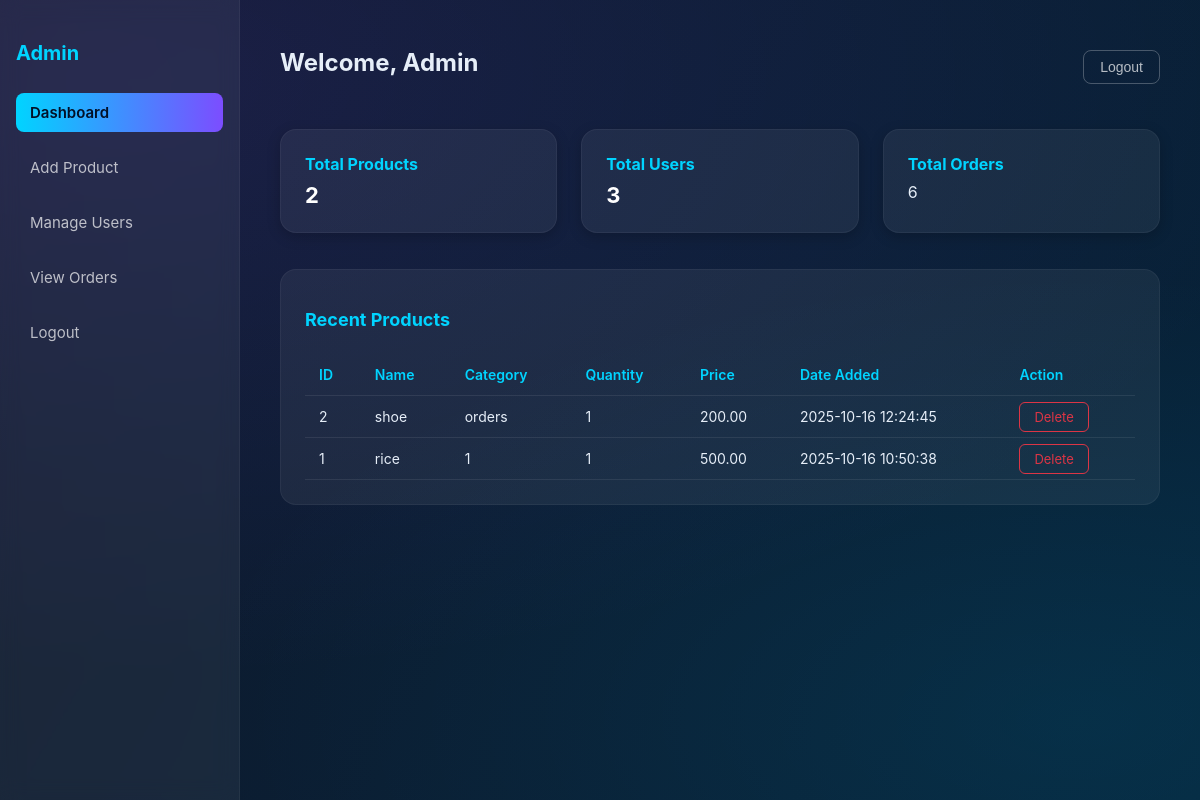
Page /admin_db.php (signed in) on the committed database.
### tables this page shows
CREATE TABLE `products` (
  `id` int(11) NOT NULL,
  `products_name` varchar(255) NOT NULL,
  `category` varchar(100) NOT NULL,
  `quantity` int(11) NOT NULL DEFAULT 0,
  `price` decimal(10,2) NOT NULL DEFAULT 0.00,
  `price_added` timestamp NOT NULL DEFAULT current_timestamp()
);

### admin_db.php (the view, shortened to what this page needs)
<?php
include("config.php");
$sql = "SELECT * FROM products ORDER BY price_added DESC";
$result = $mysql_db->query($sql);
$total_products = $mysql_db->query("SELECT COUNT(*) AS count FROM products")->fetch_assoc()['count'];
$total_users = $mysql_db->query("SELECT COUNT(*) AS count FROM user")->fetch_assoc()['count'];
$total_orders = $mysql_db ->query("SELECT COUNT(*) AS count FROM orders")->fetch_assoc()['count'];
?>
<!DOCTYPE html>
<html lang="en">
<head>
  <link rel="stylesheet" href="user_db.css">
  <link rel="stylesheet" href="admin_db.css">
</head>
<body class="dashboard-body">
  <div class="floaters">
    <div class="floater f1"></div>
    <div class="floater f2"></div>
    <div class="floater f3"></div>
  </div>
  <div class="dashboard">
    <div class="sidebar">
      <h2>Admin</h2>
      <a href="admin_db.php" class="active">Dashboard</a>
      <a href="add_product.php">Add Product</a>
      <a href="manage_users.php">Manage Users</a>
      <a href="view_orders.php">View Orders</a>
      <a href="logout.php">Logout</a>
    </div>
    <div class="main">
      <div class="topbar">
        <h1>Welcome, Admin</h1>
        <form method="post" action="logout.php">
          <button class="btn-logout" type="submit">Logout</button>
        </form>
      </div>
      <div class="card-grid">
        <div class="card-sm">
          <h3>Total Products</h3>
          <p><?= $total_products ?></p>
        </div>
        <div class="card-sm">
          <h3>Total Users</h3>
          <p><?= $total_users ?></p>
        </div>
        <div class="card-sm">
          <h3>Total Orders</h3>
          <?= $total_orders ?>
        </div>
      </div>
      <div class="table-container">
        <h2>Recent Products</h2>
        <table class="table">
          <thead>
            <tr>
              <th>ID</th>
              <th>Name</th>
              <th>Category</th>
              <th>Quantity</th>
              <th>Price</th>
              <th>Date Added</th>
              <th>Action</th>
            </tr>
          </thead>
          <tbody>
            <?php
            if ($result->num_rows > 0) {
              while ($row = $result->fetch_assoc()) {
                echo "<tr>
                        <td>{$row['id']}</td>
                        <td>{$row['products_name']}</td>
                        <td>{$row['category']}</td>
                        <td>{$row['quantity']}</td>
                        <td>{$row['price']}</td>
                        <td>{$row['price_added']}</td>
                        <td><a href='delete_product.php?id={$row['id']}' class='btn-outline delete'>Delete</a></td>
                      </tr>";
              }
            } else {
              echo "<tr><td colspan='7' style='text-align:center;color:#aaa;'>No products found.</td></tr>";
            }
            ?>
          </tbody>
        </table>
      </div>
    </div>
  </div>
</body>
</html>

### user_db.css (style rules this page uses)
:root { --bg1: #0f172a; --bg2: #06233a; --accent: #00d4ff; --accent-2: #7c4dff; --glass: rgba(255, 255, 255, 0.06); --muted: rgba(255, 255, 255, 0.7); --radius: 16px; font-family: Inter, ui-sans-serif, system-ui, -apple-system, "Segoe UI", Roboto, "Helvetica Neue", Arial; }
html, body { height: 100%; margin: 0; color: #e6eef8; background: radial-gradient(1200px 600px at 10% 10%, rgba(124,77,255,0.12), transparent), radial-gradient(900px 450px at 90% 90%, rgba(0,212,255,0.08), transparent), linear-gradient(120deg, var(--bg1), var(--bg2)); -webkit-font-smoothing: antialiased; -moz-osx-font-smoothing: grayscale; overflow: hidden; }
.floaters { position: fixed; inset: 0; pointer-events: none; z-index: -1; }
.floater { position: absolute; filter: blur(12px) saturate(120%); opacity: 0.9; transform-origin: center; mix-blend-mode: screen; animation: drift 16s ease-in-out infinite; }
.floater.f1 { width: 420px; height: 420px; background: linear-gradient(135deg, var(--accent), var(--accent-2)); left: -8%; top: 6%; border-radius: 44% 56% 50% 50%; }
.floater.f2 { width: 320px; height: 320px; background: linear-gradient(135deg, var(--accent-2), var(--accent)); right: -6%; bottom: -10%; border-radius: 40% 60% 45% 55%; }
.floater.f3 { width: 220px; height: 220px; background: linear-gradient(180deg, rgba(255,255,255,0.06), rgba(255,255,255,0.02)); left: 30%; bottom: 60%; border-radius: 50%; }
.dashboard-body { display: flex; flex-direction: column; height: 100vh; overflow: hidden; }
.dashboard { display: grid; grid-template-columns: 240px 1fr; height: 100%; }
.sidebar { background: var(--glass); backdrop-filter: blur(10px); border-right: 1px solid rgba(255, 255, 255, 0.05); padding: 24px 16px; display: flex; flex-direction: column; gap: 16px; }
.sidebar h2 { color: var(--accent); font-size: 20px; margin-bottom: 12px; }
.sidebar a { color: var(--muted); text-decoration: none; font-size: 15px; padding: 10px 14px; border-radius: 8px; transition: all 0.2s ease; }
.sidebar a:hover, .sidebar a.active { background: linear-gradient(90deg, var(--accent), var(--accent-2)); color: #021027; font-weight: 600; }
.main { padding: 32px 40px; overflow-y: auto; }
h1 { font-size: 24px; margin-bottom: 24px; }
.card-grid { display: grid; grid-template-columns: repeat(auto-fit, minmax(260px, 1fr)); gap: 24px; }
.card-sm { background: var(--glass); padding: 22px; border-radius: var(--radius); border: 1px solid rgba(255, 255, 255, 0.05); transition: transform 0.2s ease; }
.card-sm h3 { margin: 0 0 8px; font-size: 16px; color: var(--accent); }
.card-sm p { margin: 0; font-size: 14px; color: var(--muted); }
.table { width: 100%; border-collapse: collapse; margin-top: 24px; font-size: 14px; }
.table th, .table td { text-align: left; padding: 12px; border-bottom: 1px solid rgba(255, 255, 255, 0.08); }
.table th { color: var(--accent); font-weight: 600; }

### admin_db.css (style rules this page uses)
.topbar { display: flex; justify-content: space-between; align-items: center; margin-bottom: 28px; }
.btn-logout { background: transparent; border: 1px solid rgba(255,255,255,0.25); color: var(--muted); padding: 8px 16px; border-radius: 8px; font-size: 14px; cursor: pointer; transition: all 0.25s ease; }
.card-grid { display: grid; grid-template-columns: repeat(auto-fit, minmax(240px, 1fr)); gap: 24px; margin-bottom: 36px; }
.card-sm { background: var(--glass); border-radius: var(--radius); padding: 24px; border: 1px solid rgba(255,255,255,0.05); box-shadow: 0 4px 14px rgba(0,0,0,0.2); transition: transform 0.2s ease; }
.card-sm h3 { color: var(--accent); font-size: 16px; margin-bottom: 8px; }
.card-sm p { font-size: 22px; font-weight: 700; margin: 0; color: #fff; }
.table-container { background: var(--glass); padding: 24px; border-radius: var(--radius); border: 1px solid rgba(255,255,255,0.05); overflow-x: auto; }
.table-container h2 { margin-bottom: 16px; color: var(--accent); font-size: 18px; }
.table { width: 100%; border-collapse: collapse; font-size: 14px; }
.table th, .table td { text-align: left; padding: 12px 14px; border-bottom: 1px solid rgba(255,255,255,0.08); }
.table th { color: var(--accent); font-weight: 600; }
.btn-outline.delete { border: 1px solid #dc3545; color: #dc3545; padding: 6px 14px; border-radius: 6px; font-size: 13px; text-decoration: none; transition: all 0.2s ease; }

### rows in the picture
products: id "2", products_name "shoe", category "orders", quantity "1", price "200.00", price_added "2025-10-16 12:24:45"
products: id "1", products_name "rice", category "1", quantity "1", price "500.00", price_added "2025-10-16 10:50:38"

### other values in the picture
$total_products "2"
$total_users "3"
$total_orders "6"
